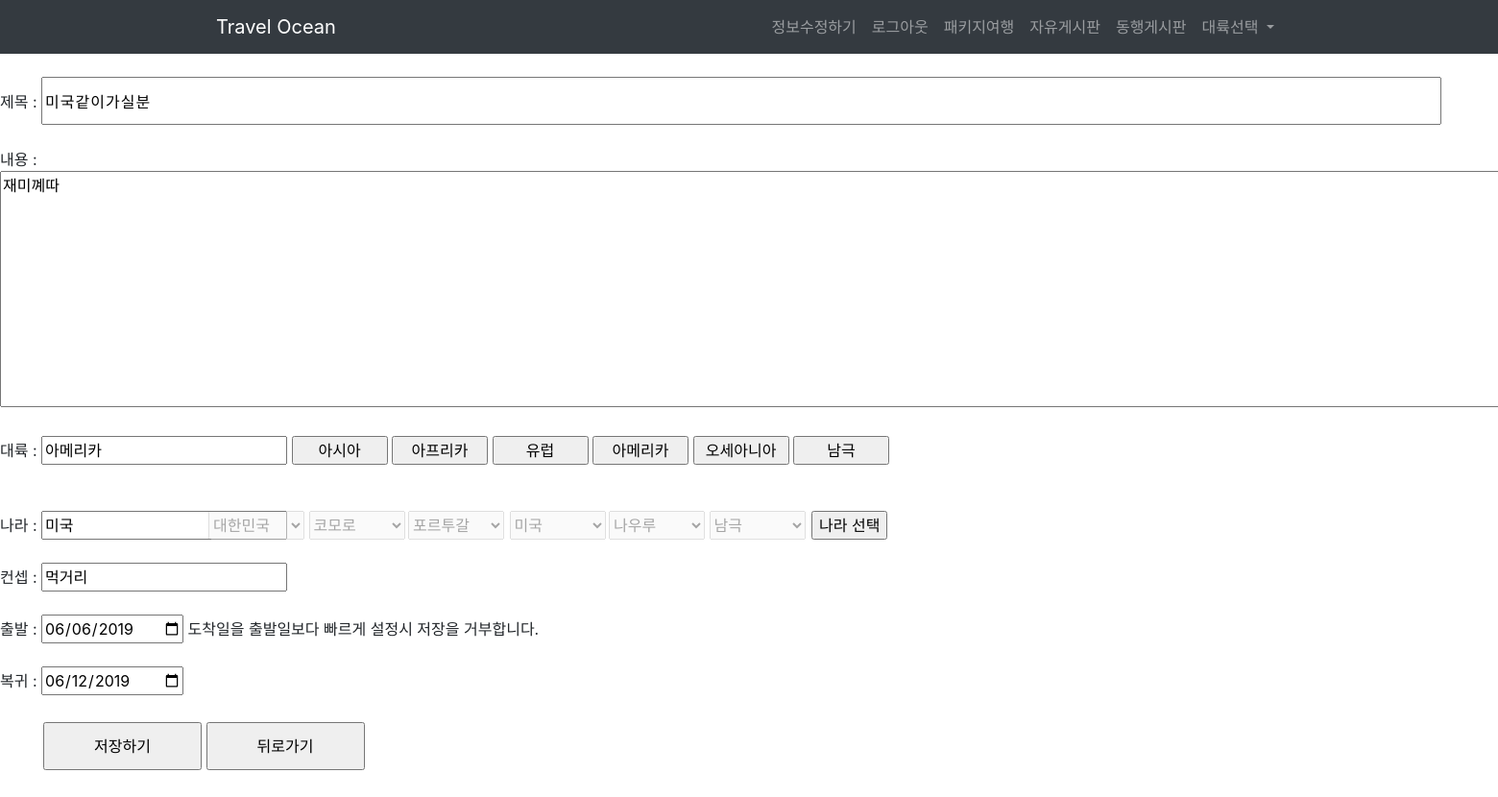
Screenshot of /company/company_update/15 (signed in) with the database file from the repository.
### company/models.py (models this page shows, shortened)
class Continent_blog(models.Model):
    title = models.CharField(max_length=30)
    content = models.TextField()
    author = models.ForeignKey(User, on_delete=models.CASCADE)
    continent = models.CharField(max_length=30, null=False)
    country = models.CharField(max_length=30, null=False)
    hashtag = models.CharField(max_length=10, null=False)
    start_at = models.CharField(max_length=40, null=False)
    comeback_at = models.CharField(max_length=40, null=False)
    created_at = models.DateTimeField(auto_now_add=True)
    updated_at = models.DateTimeField(auto_now=True)
    class Meta:
        ordering=['-id']

### company/views.py (the view, shortened to what this page needs)
# urls.py: path('company_update/<int:id>', views.company_update, name="company_update"),
@login_required
def company_update(request,id):
    if request.method == "GET":
        blog = get_object_or_404(Continent_blog, pk=id)
        return render(request, "company_update.html",{"blog":blog})
    return Http404()

### company/templates/company_update.html (shortened to what this page needs)
{% extends 'base.html' %}
{% load staticfiles %}
    {% block content %}
    <br>
    <form action="{% url 'company_update' blog.id %}" method="POST">
         제목 : <input style="width:1458px; height:50px; letter-spacing: 1px" type="text" name="title" value="{{ blog.title }}"><br><br>
    내용 :<textarea style="resize: none;" name="content" cols="200" rows="10">{{ blog.content }}</textarea><br><br>
    대륙 : <input type="text" id='test' name="continent_name" readonly value="{{ blog.continent }}">  <input style="width:100px;height:30px;" type="button" onclick="asia(); gogo()" value="아시아">
        <input type="button" style="width:100px;height:30px;" onclick="africa(); africagogo()" value="아프리카">  <input style="width:100px;height:30px;" type="button" onclick="europe(); youlovegogo()" value="유럽">  <input type="button" style="width:100px;height:30px;" onclick="america(); americanogogo()" value="아메리카">  <input style="width:100px;height:30px;" type="button" onclick="oceania(); oceangogo()" value="오세아니아">  <input style="width:100px;height:30px;" type="button" onclick="namgk(); mangkgogo()" value="남극"><br><br><br>
    나라 : <input type="text" id="country1" name="country" readonly value="{{ blog.country }}"><br><br>
    컨셉 : <input type="text" name="concept" value="{{ blog.hashtag }}"><br><br>
    출발 : <input type="date" name="startday" value="{{ blog.start_at }}"> 도착일을 출발일보다 빠르게 설정시 저장을 거부합니다.<br><br>
    복귀 : <input type="date" name="comebackday" value="{{ blog.comeback_at }}"><br><br>
        <select id="aseea" class="asiaSelect" style="width:100px;height:30px;"  disabled = True>
  <option>대한민국</option>
</select>
        <select id="afreeca" class="africaSelect" style="width:100px;height:30px;"  disabled = True>
  <option>코모로</option><option>지부티</option><option>에리트레아</option>
</select>
        <select id="youlove" class="europeSelect" style="width:100px;height:30px;"  disabled = True>
  <option>포르투갈</option><option>몰타</option><option>스페인</option>
</select>
        <select id="americano" class="americaSelect" style="width:100px;height:30px;"  disabled = True>
            <option>미국</option><option>캐나다</option><option>멕시코</option>
        </select>
        <select id="ocean" class="oceaniaSelect" style="width:100px;height:30px;"  disabled = True>
            <option>나우루</option><option>뉴질랜드</option><option>마셜 제도</option>
        </select>
        <select id="mangk" class="antarcticaSelect" style="width:100px;height:30px;"  disabled = True><option>남극</option></select>
<br><br>
     <input class ="buttons" style="width:165px;height:50px;" type="submit" name="btn1" value="저장하기";>
                              <input class ="buttons" type="button" style="width:165px;height:50px;"  value="뒤로가기" onclick="history.back(-1);">
</form>
    <input type="button"  onclick="choice()" value="나라 선택" class="countrySelect">
    {% endblock %}

### company/templates/company_update.html (style rules this page uses)
input.countrySelect { position: relative; left: 845px; bottom: 320px; }
input.buttons { position: relative; left: 45px; bottom: 50px; }
select.asiaSelect { position: relative; left: 217px; bottom: 216px; }
select.africaSelect { position: relative; left: 217px; bottom: 216px; }
select.europeSelect { position: relative; left: 216px; bottom: 216px; }
select.americaSelect { position: relative; left: 217px; bottom: 216px; }
select.oceaniaSelect { position: relative; left: 216px; bottom: 216px; }
select.antarcticaSelect { position: relative; left: 216px; bottom: 216px; }

### rows the page displays
Continent_blog: title "미국같이가실분", content "재미꼐따", continent_name "아메리카", country "미국", concept "먹거리", startday "06/06/2019", comebackday "06/12/2019"
